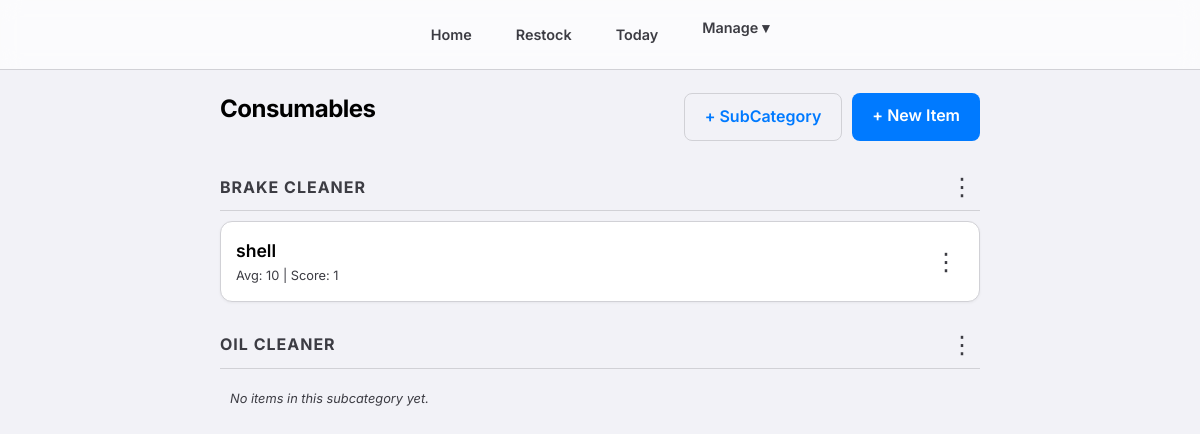
The app's page /manage/category/3/ (signed in), older data.
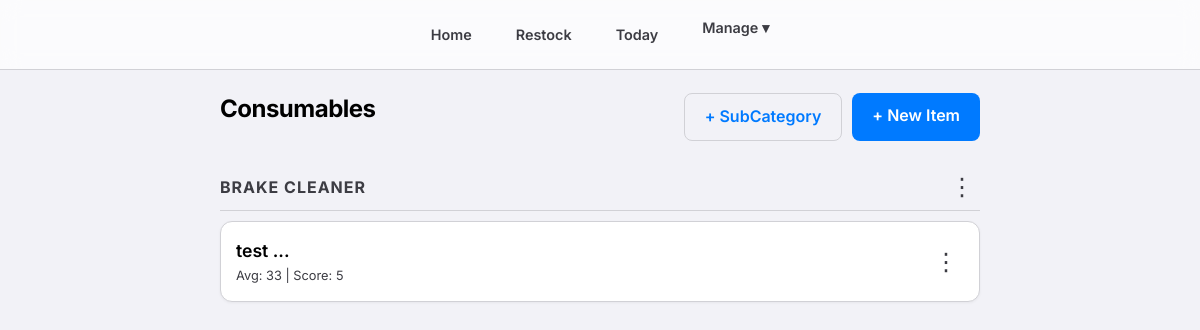
The same page, newer data.
### consumables/models.py (models this page shows, shortened)
class SubCategory(models.Model):
    name = models.CharField(max_length=100)
    category = models.ForeignKey(Category, related_name='subcategories', on_delete=models.CASCADE)
    class Meta:
        verbose_name_plural = "Sub Categories"

class Item(models.Model):
    category = models.ForeignKey(Category, related_name='items', on_delete=models.CASCADE)
    subcategory = models.ForeignKey(SubCategory, related_name='items', on_delete=models.SET_NULL, null=True, blank=True)
    name = models.CharField(max_length=200)
    average_stock = models.IntegerField(default=0, help_text="Ideal stock level for calculation")
    current_stock = models.IntegerField(default=0)
    score = models.IntegerField(default=1, help_text="Credits earned per unit taken")
    class Meta:
        constraints = [
            models.UniqueConstraint(
                fields=['category', 'name'],
                condition=models.Q(subcategory__isnull=True),
                name='unique_direct_item_idx'
            ),
            models.UniqueConstraint(
                fields=['subcategory', 'name'],
                name='unique_subcategory_item_idx'
            )
        ]

### consumables/views.py (the view)
# urls.py: path('manage/category/<int:category_id>/', views.category_detail, name='category_detail'),
@login_required
def category_detail(request, category_id):
    category = get_object_or_404(Category.objects.prefetch_related('items', 'subcategories', 'subcategories__items'), pk=category_id)
    return render(request, 'consumables/category_detail.html', {'category': category})

### consumables/templates/consumables/category_detail.html (shortened to what this page needs)
{% extends 'consumables/base.html' %}
{% block content %}
<div
    style="display: flex; justify-content: space-between; align-items: center; margin-bottom: 20px; flex-wrap: wrap; gap: 10px;">
    <h2>{{ category.name }}</h2>
    <div style="display: flex; gap: 10px;">
        <a href="{% url 'add_subcategory' category.id %}" class="btn"
            style="background-color: var(--bg-secondary); border: 1px solid var(--border-color);">+ SubCategory</a>
        <a href="{% url 'add_item' category.id %}" class="btn btn-primary">+ New Item</a>
    </div>
</div>
{% for sub in category.subcategories.all %}
<div
    style="margin-top: 25px; margin-bottom: 10px; padding-bottom: 5px; border-bottom: 1px solid var(--border-color); display: flex; justify-content: space-between; align-items: center;">
    <h4
        style="font-size: 1rem; color: var(--text-secondary); text-transform: uppercase; letter-spacing: 1px; margin: 0;">
        {{ sub.name }}
    </h4>
    <details class="details-dropdown">
        <summary>&#8942;</summary>
    </details>
</div>
{% for item in sub.items.all %}
<div class="item-card">
    <div class="item-info">
        <div class="item-name">{{ item.name }}</div>
        <div class="item-stock">Avg: {{ item.average_stock }} | Score: {{ item.score }}</div>
    </div>
    <div>
        <details class="details-dropdown">
            <summary>&#8942;</summary>
        </details>
    </div>
</div>
{% empty %}
<div style="color: var(--text-secondary); font-size: 0.8rem; font-style: italic; padding: 10px;">No items in this
    subcategory yet.</div>
{% endfor %}
{% endfor %}
{% endblock %}

Row changes from the older to the newer data that the page shows:
removed Item: name "shell", average_stock "10", score "1"
removed SubCategory: name "OIL CLEANER"
added Item: name "test ...", average_stock "33", score "5"
